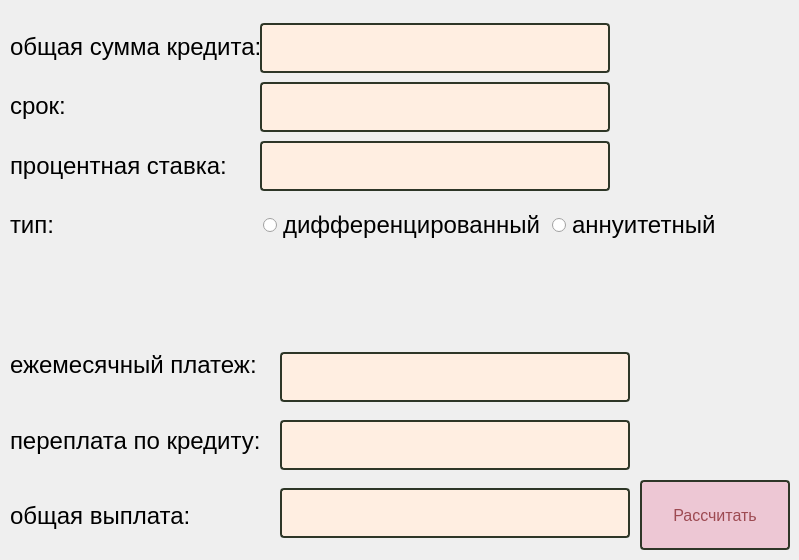
    <widget class="QWidget" name="tab_3">
     <attribute name="title">
      <string>Кредитный</string>
     </attribute>
     <widget class="QWidget" name="layoutWidget">
      <property name="geometry">
       <rect>
        <x>10</x>
        <y>20</y>
        <width>251</width>
        <height>231</height>
       </rect>
      </property>
      <layout class="QVBoxLayout" name="verticalLayout">
       <item>
        <widget class="QLabel" name="label_5">
         <property name="styleSheet">
          <string notr="true">    text-align: center;
    font-size:24px;
	border-radius: 4px;</string>
         </property>
         <property name="text">
          <string>общая сумма кредита:</string>
         </property>
        </widget>
       </item>
       <item>
        <widget class="QLabel" name="label_6">
         <property name="styleSheet">
          <string notr="true">    text-align: center;
    font-size:24px;
	border-radius: 4px;</string>
         </property>
         <property name="text">
          <string>срок:</string>
         </property>
        </widget>
       </item>
       <item>
        <widget class="QLabel" name="label_7">
         <property name="styleSheet">
          <string notr="true">    text-align: center;
    font-size:24px;
	border-radius: 4px;</string>
         </property>
         <property name="text">
          <string>процентная ставка:</string>
         </property>
        </widget>
       </item>
       <item>
        <widget class="QLabel" name="label_8">
         <property name="styleSheet">
          <string notr="true">    text-align: center;
    font-size:24px;
	border-radius: 4px;</string>
         </property>
         <property name="text">
          <string>тип:</string>
         </property>
        </widget>
       </item>
      </layout>
     </widget>
     <widget class="QWidget" name="layoutWidget">
      <property name="geometry">
       <rect>
        <x>260</x>
        <y>20</y>
        <width>496</width>
        <height>234</height>
       </rect>
      </property>
      <layout class="QVBoxLayout" name="verticalLayout_2">
       <item>
        <widget class="QTextEdit" name="textEdit_7">
         <property name="minimumSize">
          <size>
           <width>350</width>
           <height>50</height>
          </size>
         </property>
         <property name="maximumSize">
          <size>
           <width>350</width>
           <height>50</height>
          </size>
         </property>
         <property name="styleSheet">
          <string notr="true">    background-color: rgb(255, 238, 225); 
    border: 2px solid #2E3627;
    color: #9D4A52;
    text-align: center;
    font-size:32px;
	border-radius: 4px;
    vertical-align: baseline;</string>
         </property>
        </widget>
       </item>
       <item>
        <widget class="QTextEdit" name="textEdit_8">
         <property name="minimumSize">
          <size>
           <width>350</width>
           <height>50</height>
          </size>
         </property>
         <property name="maximumSize">
          <size>
           <width>350</width>
           <height>50</height>
          </size>
         </property>
         <property name="styleSheet">
          <string notr="true">    background-color: rgb(255, 238, 225); 
    border: 2px solid #2E3627;
    color: #9D4A52;
    text-align: center;
    font-size:32px;
	border-radius: 4px;
    vertical-align: baseline;</string>
         </property>
        </widget>
       </item>
       <item>
        <widget class="QTextEdit" name="textEdit_9">
         <property name="minimumSize">
          <size>
           <width>350</width>
           <height>50</height>
          </size>
         </property>
         <property name="maximumSize">
          <size>
           <width>350</width>
           <height>50</height>
          </size>
         </property>
         <property name="styleSheet">
          <string notr="true">    background-color: rgb(255, 238, 225); 
    border: 2px solid #2E3627;
    color: #9D4A52;
    text-align: center;
    font-size:32px;
	border-radius: 4px;
    vertical-align: baseline;</string>
         </property>
        </widget>
       </item>
       <item>
        <layout class="QHBoxLayout" name="horizontalLayout_2">
         <item>
          <widget class="QRadioButton" name="radioButton_2">
           <property name="sizePolicy">
            <sizepolicy hsizetype="Minimum" vsizetype="Fixed">
             <horstretch>0</horstretch>
             <verstretch>0</verstretch>
            </sizepolicy>
           </property>
           <property name="minimumSize">
            <size>
             <width>280</width>
             <height>50</height>
            </size>
           </property>
           <property name="maximumSize">
            <size>
             <width>280</width>
             <height>50</height>
            </size>
           </property>
           <property name="styleSheet">
            <string notr="true">    text-align: center;
    font-size:24px;
	border-radius: 4px;
    vertical-align: baseline;</string>
           </property>
           <property name="text">
            <string>дифференцированный</string>
           </property>
          </widget>
         </item>
         <item>
          <widget class="QRadioButton" name="radioButton">
           <property name="sizePolicy">
            <sizepolicy hsizetype="Minimum" vsizetype="Fixed">
             <horstretch>0</horstretch>
             <verstretch>0</verstretch>
            </sizepolicy>
           </property>
           <property name="minimumSize">
            <size>
             <width>200</width>
             <height>50</height>
            </size>
           </property>
           <property name="maximumSize">
            <size>
             <width>200</width>
             <height>50</height>
            </size>
           </property>
           <property name="styleSheet">
            <string notr="true">    text-align: center;
    font-size:24px;
	border-radius: 4px;
    vertical-align: baseline;</string>
           </property>
           <property name="text">
            <string>аннуитетный</string>
           </property>
          </widget>
         </item>
        </layout>
       </item>
      </layout>
     </widget>
     <widget class="QWidget" name="layoutWidget">
      <property name="geometry">
       <rect>
        <x>10</x>
        <y>330</y>
        <width>251</width>
        <height>221</height>
       </rect>
      </property>
      <layout class="QVBoxLayout" name="verticalLayout_3">
       <item>
        <widget class="QLabel" name="label_9">
         <property name="styleSheet">
          <string notr="true">    text-align: center;
    font-size:24px;
	border-radius: 4px;</string>
         </property>
         <property name="text">
          <string>ежемесячный платеж:</string>
         </property>
        </widget>
       </item>
       <item>
        <widget class="QLabel" name="label_10">
         <property name="styleSheet">
          <string notr="true">    text-align: center;
    font-size:24px;
	border-radius: 4px;</string>
         </property>
         <property name="text">
          <string>переплата по кредиту:</string>
         </property>
        </widget>
       </item>
       <item>
        <widget class="QLabel" name="label_11">
         <property name="styleSheet">
          <string notr="true">    text-align: center;
    font-size:24px;
	border-radius: 4px;</string>
         </property>
         <property name="text">
          <string>общая выплата:</string>
         </property>
        </widget>
       </item>
      </layout>
     </widget>
     <widget class="QWidget" name="layoutWidget">
      <property name="geometry">
       <rect>
        <x>280</x>
        <y>340</y>
        <width>352</width>
        <height>211</height>
       </rect>
      </property>
      <layout class="QVBoxLayout" name="verticalLayout_4">
       <item>
        <widget class="QTextEdit" name="textEdit_10">
         <property name="minimumSize">
          <size>
           <width>350</width>
           <height>50</height>
          </size>
         </property>
         <property name="maximumSize">
          <size>
           <width>350</width>
           <height>50</height>
          </size>
         </property>
         <property name="styleSheet">
          <string notr="true">    background-color: rgb(255, 238, 225); 
    border: 2px solid #2E3627;
    color: #9D4A52;
    text-align: center;
    font-size:32px;
	border-radius: 4px;
    vertical-align: baseline;</string>
         </property>
        </widget>
       </item>
       <item>
        <widget class="QTextEdit" name="textEdit_11">
         <property name="minimumSize">
          <size>
           <width>350</width>
           <height>50</height>
          </size>
         </property>
         <property name="maximumSize">
          <size>
           <width>350</width>
           <height>50</height>
          </size>
         </property>
         <property name="styleSheet">
          <string notr="true">    background-color: rgb(255, 238, 225); 
    border: 2px solid #2E3627;
    color: #9D4A52;
    text-align: center;
    font-size:32px;
	border-radius: 4px;
    vertical-align: baseline;</string>
         </property>
        </widget>
       </item>
       <item>
        <widget class="QTextEdit" name="textEdit_12">
         <property name="minimumSize">
          <size>
           <width>350</width>
           <height>50</height>
          </size>
         </property>
         <property name="maximumSize">
          <size>
           <width>350</width>
           <height>50</height>
          </size>
         </property>
         <property name="styleSheet">
          <string notr="true">    background-color: rgb(255, 238, 225); 
    border: 2px solid #2E3627;
    color: #9D4A52;
    text-align: center;
    font-size:32px;
	border-radius: 4px;
    vertical-align: baseline;</string>
         </property>
        </widget>
       </item>
      </layout>
     </widget>
     <widget class="QPushButton" name="pushButton_32">
      <property name="geometry">
       <rect>
        <x>640</x>
        <y>480</y>
        <width>150</width>
        <height>70</height>
       </rect>
      </property>
      <property name="sizePolicy">
       <sizepolicy hsizetype="Fixed" vsizetype="Fixed">
        <horstretch>0</horstretch>
        <verstretch>0</verstretch>
       </sizepolicy>
      </property>
      <property name="minimumSize">
       <size>
        <width>150</width>
        <height>70</height>
       </size>
      </property>
      <property name="styleSheet">
       <string notr="true">QPushButton {
    background-color: #EDC7D4; 
    border: 2px solid #2E3627;
    color: #9D4A52;
    text-align: center;
    font-size:16px;
	border-radius: 4px;
}

QPushButton:hover {
    background-color: qlineargradient(spread:pad, x1:1, y1:1, x2:1, y2:0, stop:0 rgb(226, 189, 201), stop:1 rgb(206, 171, 185));
    border: 2px solid #2E3627;
    color: #9D4A52;
    text-align: center;
    font-size:16px;
	border-radius: 4px;
}

QPushButton:pressed {
    background-color: qlineargradient(spread:pad, x1:1, y1:1, x2:1, y2:0, stop:0 rgb(226, 189, 201), stop:1 rgb(206, 171, 185));
    border: 2px solid rgb(255, 255, 255);
    color: rgb(255, 255, 255);
    text-align: center;
    font-size:16px;
	border-radius: 4px;
}</string>
      </property>
      <property name="text">
       <string>Рассчитать</string>
      </property>
     </widget>
    </widget>
